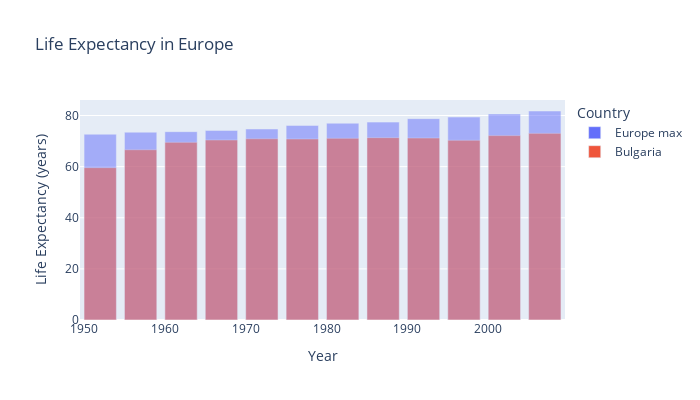

Source (notebook cell):
### Markdown cell above
```{note}
Remove "barmode" for stacking.
```

### Code cell
# Create a barplot with maximum life expectancy in Europe for each year.
# Overlay the life expectancy in Bulgaria over the plot with narrower bars using barmode='overlay'.
dfE = df[df['continent'] == 'Europe'][['year', 'lifeExp']].groupby('year')
dfEmax = dfE.max().reset_index()
dfEmax['Bulgaria'] = df[df['country'] == 'Bulgaria']['lifeExp'].reset_index()['lifeExp']
dfEmax.columns = ['year', 'Europe max', 'Bulgaria']
fig = px.bar(dfEmax, x='year', y=['Europe max', 'Bulgaria'], title='Life Expectancy in Europe', barmode='overlay', width=700, height=400)
fig.update_xaxes(title='Year')
fig.update_yaxes(title='Life Expectancy (years)')
fig.update_layout(legend_title_text='Country')
fig.show()

### Figure 1 — Plotly figure (JSON) as saved in the notebook; plotly's stock layout.template omitted (floating-point values rounded to 4 significant figures)
{"data": [{"alignmentgroup": "True", "hovertemplate": "variable=Europe max<br>year=%{x}<br>value=%{y}<extra></extra>", "legendgroup": "Europe max", "marker": {"color": "#636efa", "opacity": 0.5, "pattern": {"shape": ""}}, "name": "Europe max", "offsetgroup": "Europe max", "orientation": "v", "showlegend": true, "textposition": "auto", "type": "bar", "x": [1952, 1957, 1962, 1967, 1972, 1977, 1982, 1987, 1992, 1997, 2002, 2007], "xaxis": "x", "y": [72.67, 73.47, 73.68, 74.16, 74.72, 76.11, 76.99, 77.41, 78.77, 79.39, 80.62, 81.76], "yaxis": "y"}, {"alignmentgroup": "True", "hovertemplate": "variable=Bulgaria<br>year=%{x}<br>value=%{y}<extra></extra>", "legendgroup": "Bulgaria", "marker": {"color": "#EF553B", "opacity": 0.5, "pattern": {"shape": ""}}, "name": "Bulgaria", "offsetgroup": "Bulgaria", "orientation": "v", "showlegend": true, "textposition": "auto", "type": "bar", "x": [1952, 1957, 1962, 1967, 1972, 1977, 1982, 1987, 1992, 1997, 2002, 2007], "xaxis": "x", "y": [59.6, 66.61, 69.51, 70.42, 70.9, 70.81, 71.08, 71.34, 71.19, 70.32, 72.14, 73.0], "yaxis": "y"}], "layout": {"barmode": "overlay", "height": 400, "legend": {"title": {"text": "Country"}, "tracegroupgap": 0}, "title": {"text": "Life Expectancy in Europe"}, "width": 700, "xaxis": {"anchor": "y", "domain": [0, 1], "title": {"text": "Year"}}, "yaxis": {"anchor": "x", "domain": [0, 1], "title": {"text": "Life Expectancy (years)"}}}}
